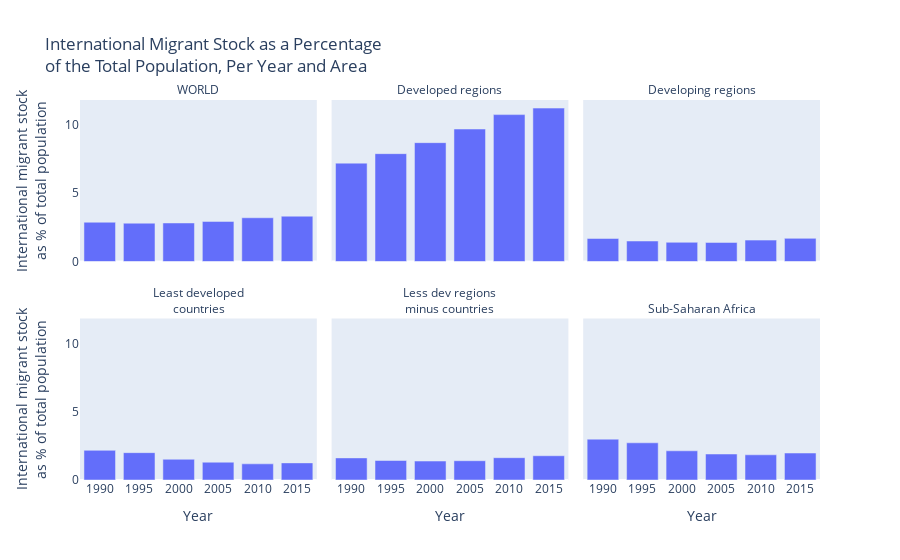

Source (notebook cell):
### Markdown cell above
##### This one shows some differences... for some areas the percentage is higher earlier (1990) and for some it's more recent (2015)

### Code cell
# Small multiple...
extras_IMSPTP = px.bar(data_frame = df1_extras_both, 
       x = 'Year',
       y = 'International migrant stock<br>as % of total population',
      facet_col = 'Area',
      facet_col_wrap = 3,
    facet_row_spacing = 0.15,
      title = "International Migrant Stock as a Percentage<br>of the Total Population, Per Year and Area")

extras_IMSPTP.for_each_annotation(lambda title: title.update(text=title.text.split("=")[1]))
extras_IMSPTP.update_yaxes(showgrid=False, gridcolor=None, ticks = "")

### Figure 1 — Plotly figure (JSON) as saved in the notebook; plotly's stock layout.template omitted (floating-point values rounded to 4 significant figures)
{"data": [{"alignmentgroup": "True", "hovertemplate": "Area=WORLD<br>Year=%{x}<br>International migrant stock<br>as % of total population=%{y}<extra></extra>", "legendgroup": "", "marker": {"color": "#636efa", "pattern": {"shape": ""}}, "name": "", "offsetgroup": "", "orientation": "v", "showlegend": false, "textposition": "auto", "type": "bar", "x": ["1990", "1995", "2000", "2005", "2010", "2015"], "xaxis": "x4", "y": [2.873, 2.804, 2.819, 2.934, 3.199, 3.316], "yaxis": "y4"}, {"alignmentgroup": "True", "hovertemplate": "Area=Developed regions<br>Year=%{x}<br>International migrant stock<br>as % of total population=%{y}<extra></extra>", "legendgroup": "", "marker": {"color": "#636efa", "pattern": {"shape": ""}}, "name": "", "offsetgroup": "", "orientation": "v", "showlegend": false, "textposition": "auto", "type": "bar", "x": ["1990", "1995", "2000", "2005", "2010", "2015"], "xaxis": "x5", "y": [7.198, 7.891, 8.696, 9.693, 10.75, 11.23], "yaxis": "y5"}, {"alignmentgroup": "True", "hovertemplate": "Area=Developing regions<br>Year=%{x}<br>International migrant stock<br>as % of total population=%{y}<extra></extra>", "legendgroup": "", "marker": {"color": "#636efa", "pattern": {"shape": ""}}, "name": "", "offsetgroup": "", "orientation": "v", "showlegend": false, "textposition": "auto", "type": "bar", "x": ["1990", "1995", "2000", "2005", "2010", "2015"], "xaxis": "x6", "y": [1.685, 1.5, 1.404, 1.395, 1.565, 1.693], "yaxis": "y6"}, {"alignmentgroup": "True", "hovertemplate": "Area=Least developed<br>countries<br>Year=%{x}<br>International migrant stock<br>as % of total population=%{y}<extra></extra>", "legendgroup": "", "marker": {"color": "#636efa", "pattern": {"shape": ""}}, "name": "", "offsetgroup": "", "orientation": "v", "showlegend": false, "textposition": "auto", "type": "bar", "x": ["1990", "1995", "2000", "2005", "2010", "2015"], "xaxis": "x", "y": [2.172, 2.001, 1.517, 1.303, 1.182, 1.253], "yaxis": "y"}, {"alignmentgroup": "True", "hovertemplate": "Area=Less dev regions<br>minus countries<br>Year=%{x}<br>International migrant stock<br>as % of total population=%{y}<extra></extra>", "legendgroup": "", "marker": {"color": "#636efa", "pattern": {"shape": ""}}, "name": "", "offsetgroup": "", "orientation": "v", "showlegend": false, "textposition": "auto", "type": "bar", "x": ["1990", "1995", "2000", "2005", "2010", "2015"], "xaxis": "x2", "y": [1.617, 1.427, 1.386, 1.41, 1.632, 1.774], "yaxis": "y2"}, {"alignmentgroup": "True", "hovertemplate": "Area=Sub-Saharan Africa<br>Year=%{x}<br>International migrant stock<br>as % of total population=%{y}<extra></extra>", "legendgroup": "", "marker": {"color": "#636efa", "pattern": {"shape": ""}}, "name": "", "offsetgroup": "", "orientation": "v", "showlegend": false, "textposition": "auto", "type": "bar", "x": ["1990", "1995", "2000", "2005", "2010", "2015"], "xaxis": "x3", "y": [2.989, 2.722, 2.136, 1.902, 1.844, 1.974], "yaxis": "y3"}], "layout": {"annotations": [{"font": {}, "showarrow": false, "text": "Least developed<br>countries", "x": 0.16, "xanchor": "center", "xref": "paper", "y": 0.425, "yanchor": "bottom", "yref": "paper"}, {"font": {}, "showarrow": false, "text": "Less dev regions<br>minus countries", "x": 0.5, "xanchor": "center", "xref": "paper", "y": 0.425, "yanchor": "bottom", "yref": "paper"}, {"font": {}, "showarrow": false, "text": "Sub-Saharan Africa", "x": 0.84, "xanchor": "center", "xref": "paper", "y": 0.425, "yanchor": "bottom", "yref": "paper"}, {"font": {}, "showarrow": false, "text": "WORLD", "x": 0.16, "xanchor": "center", "xref": "paper", "y": 1, "yanchor": "bottom", "yref": "paper"}, {"font": {}, "showarrow": false, "text": "Developed regions", "x": 0.5, "xanchor": "center", "xref": "paper", "y": 1, "yanchor": "bottom", "yref": "paper"}, {"font": {}, "showarrow": false, "text": "Developing regions", "x": 0.84, "xanchor": "center", "xref": "paper", "y": 1, "yanchor": "bottom", "yref": "paper"}], "barmode": "relative", "legend": {"tracegroupgap": 0}, "title": {"text": "International Migrant Stock as a Percentage<br>of the Total Population, Per Year and Area"}, "xaxis": {"anchor": "y", "domain": [0, 0.32], "title": {"text": "Year"}}, "xaxis2": {"anchor": "y2", "domain": [0.34, 0.66], "matches": "x", "title": {"text": "Year"}}, "xaxis3": {"anchor": "y3", "domain": [0.68, 1.0], "matches": "x", "title": {"text": "Year"}}, "xaxis4": {"anchor": "y4", "domain": [0, 0.32], "matches": "x", "showticklabels": false}, "xaxis5": {"anchor": "y5", "domain": [0.34, 0.66], "matches": "x", "showticklabels": false}, "xaxis6": {"anchor": "y6", "domain": [0.68, 1.0], "matches": "x", "showticklabels": false}, "yaxis": {"anchor": "x", "domain": [0, 0.425], "showgrid": false, "ticks": "", "title": {"text": "International migrant stock<br>as % of total population"}}, "yaxis2": {"anchor": "x2", "domain": [0, 0.425], "matches": "y", "showgrid": false, "showticklabels": false, "ticks": ""}, "yaxis3": {"anchor": "x3", "domain": [0, 0.425], "matches": "y", "showgrid": false, "showticklabels": false, "ticks": ""}, "yaxis4": {"anchor": "x4", "domain": [0.575, 1], "matches": "y", "showgrid": false, "ticks": "", "title": {"text": "International migrant stock<br>as % of total population"}}, "yaxis5": {"anchor": "x5", "domain": [0.575, 1], "matches": "y", "showgrid": false, "showticklabels": false, "ticks": ""}, "yaxis6": {"anchor": "x6", "domain": [0.575, 1], "matches": "y", "showgrid": false, "showticklabels": false, "ticks": ""}}}
